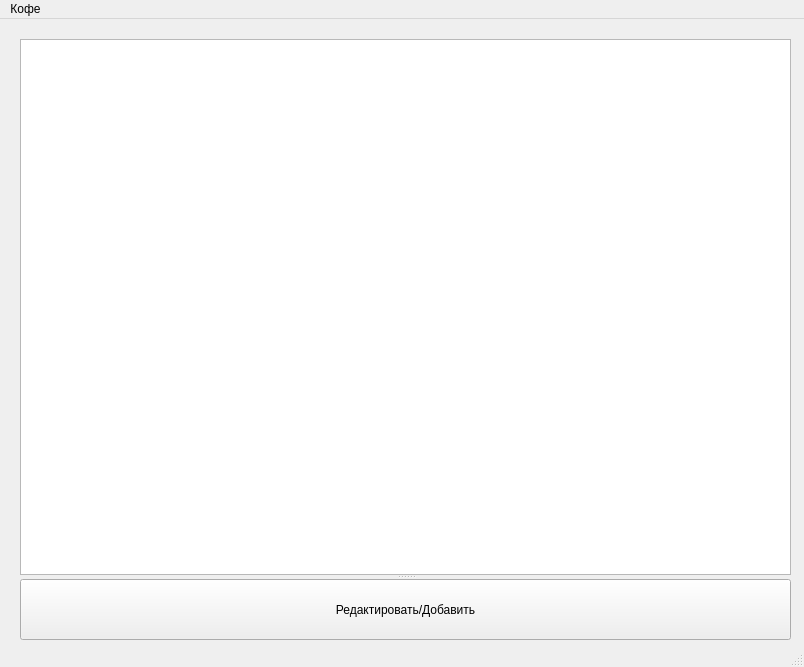
<?xml version="1.0" encoding="UTF-8"?>
<ui version="4.0">
 <class>MainWindow</class>
 <widget class="QMainWindow" name="MainWindow">
  <property name="geometry">
   <rect>
    <x>0</x>
    <y>0</y>
    <width>804</width>
    <height>667</height>
   </rect>
  </property>
  <property name="windowTitle">
   <string>MainWindow</string>
  </property>
  <widget class="QWidget" name="centralwidget">
   <widget class="QSplitter" name="splitter">
    <property name="geometry">
     <rect>
      <x>20</x>
      <y>20</y>
      <width>771</width>
      <height>601</height>
     </rect>
    </property>
    <property name="orientation">
     <enum>Qt::Vertical</enum>
    </property>
    <widget class="QTableWidget" name="tableWidget"/>
    <widget class="QPushButton" name="add_button">
     <property name="text">
      <string>Редактировать/Добавить</string>
     </property>
    </widget>
   </widget>
  </widget>
  <widget class="QMenuBar" name="menubar">
   <property name="geometry">
    <rect>
     <x>0</x>
     <y>0</y>
     <width>804</width>
     <height>21</height>
    </rect>
   </property>
   <widget class="QMenu" name="menu">
    <property name="title">
     <string>Кофе</string>
    </property>
   </widget>
   <addaction name="menu"/>
  </widget>
  <widget class="QStatusBar" name="statusbar"/>
 </widget>
 <resources/>
 <connections/>
</ui>
